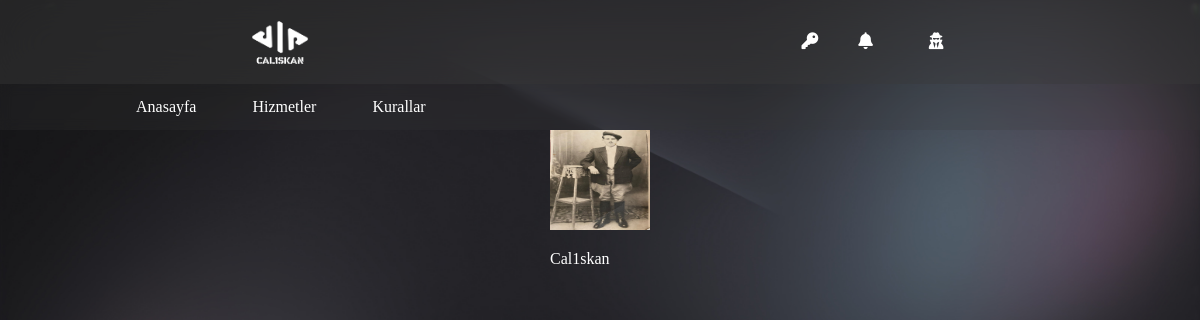
The page / on the database its author committed.
### tables this page shows
CREATE TABLE `categories` (
  `id` int(11) NOT NULL,
  `title` varchar(255) NOT NULL,
  `file_name` varchar(255) NOT NULL,
  `image` varchar(255) NOT NULL
);

### index.php (the view, shortened to what this page needs)
<?php
$servername = "localhost";
$username = "root";
$password = "";
$dbname = "caliskan";
$conn = new mysqli($servername, $username, $password, $dbname);
$categories = [];
$sql = "SELECT * FROM categories";
$result = $conn->query($sql);
if ($result->num_rows > 0) {
    while ($row = $result->fetch_assoc()) {
        $categories[] = $row;
    }
}
?>
<!DOCTYPE html>
<html lang="en">
<head>
    <link rel="stylesheet" href="https://cdnjs.cloudflare.com/ajax/libs/remixicon/3.5.0/remixicon.min.css">
    <link rel="stylesheet" href="Css/style.css">
</head>
<body>
    <?php include 'Php/header.php'; ?>
    <div class="categories">
        <div class="category-list">
            <?php foreach ($categories as $category): ?>
                <div class="category-item">
                    <a href="categories/<?php echo htmlspecialchars($category['file_name']); ?>.php">
                        <img src="<?php echo htmlspecialchars($category['image']); ?>" alt="<?php echo htmlspecialchars($category['title']); ?>" width="100" height="100">
                        <p><?php echo htmlspecialchars($category['title']); ?></p>
                    </a>
                </div>
            <?php endforeach; ?>
        </div>
    </div>
</body>
</html>

### Css/style.css (style rules this page uses)
body { margin: 0; padding: 0; background-image: url('../assets/Background.jpg'); background-size: cover; background-repeat: no-repeat; }
a { text-decoration: none; color: #ffffff; }
.category-item { display: flex; align-items: center; justify-content: center; }

### rows shown on the page
categories: image (picture), title "Cal1skan"
